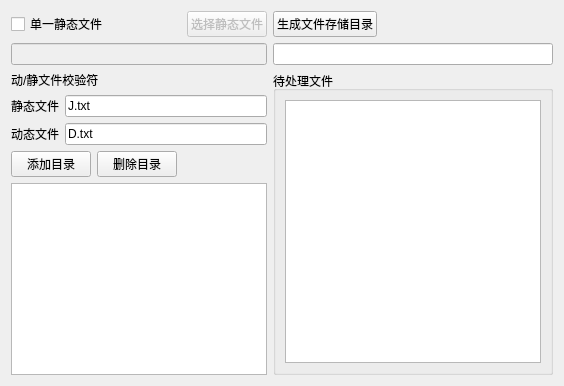
     <widget class="QWidget" name="tabBatchFile">
      <attribute name="title">
       <string>多文件</string>
      </attribute>
      <layout class="QHBoxLayout" name="horizontalLayout_15">
       <item>
        <layout class="QVBoxLayout" name="verticalLayout_6">
         <item>
          <layout class="QHBoxLayout" name="horizontalLayout_10">
           <item>
            <widget class="QCheckBox" name="chbBatchStaticFile">
             <property name="text">
              <string>单一静态文件</string>
             </property>
            </widget>
           </item>
           <item>
            <spacer name="horizontalSpacer_2">
             <property name="orientation">
              <enum>Qt::Horizontal</enum>
             </property>
             <property name="sizeHint" stdset="0">
              <size>
               <width>40</width>
               <height>20</height>
              </size>
             </property>
            </spacer>
           </item>
           <item>
            <widget class="QPushButton" name="pbtnBatchStaticFile">
             <property name="enabled">
              <bool>false</bool>
             </property>
             <property name="text">
              <string>选择静态文件</string>
             </property>
            </widget>
           </item>
          </layout>
         </item>
         <item>
          <widget class="QLineEdit" name="txtBatchStaticFile">
           <property name="enabled">
            <bool>false</bool>
           </property>
          </widget>
         </item>
         <item>
          <widget class="QLabel" name="label_19">
           <property name="text">
            <string>动/静文件校验符</string>
           </property>
          </widget>
         </item>
         <item>
          <layout class="QHBoxLayout" name="horizontalLayout_9">
           <item>
            <widget class="QLabel" name="label_18">
             <property name="text">
              <string>静态文件</string>
             </property>
             <property name="buddy">
              <cstring>txtBatchStaFileReg</cstring>
             </property>
            </widget>
           </item>
           <item>
            <widget class="QLineEdit" name="txtBatchStaFileReg">
             <property name="text">
              <string>J.txt</string>
             </property>
            </widget>
           </item>
          </layout>
         </item>
         <item>
          <layout class="QHBoxLayout" name="horizontalLayout_16">
           <item>
            <widget class="QLabel" name="label_28">
             <property name="text">
              <string>动态文件</string>
             </property>
             <property name="buddy">
              <cstring>txtBatchDynFileReg</cstring>
             </property>
            </widget>
           </item>
           <item>
            <widget class="QLineEdit" name="txtBatchDynFileReg">
             <property name="text">
              <string>D.txt</string>
             </property>
            </widget>
           </item>
          </layout>
         </item>
         <item>
          <layout class="QHBoxLayout" name="horizontalLayout_11">
           <item>
            <widget class="QPushButton" name="pbtnBatchAddDir">
             <property name="text">
              <string>添加目录</string>
             </property>
            </widget>
           </item>
           <item>
            <widget class="QPushButton" name="pbtnBatchDelDir">
             <property name="text">
              <string>删除目录</string>
             </property>
            </widget>
           </item>
           <item>
            <spacer name="horizontalSpacer_7">
             <property name="orientation">
              <enum>Qt::Horizontal</enum>
             </property>
             <property name="sizeHint" stdset="0">
              <size>
               <width>40</width>
               <height>20</height>
              </size>
             </property>
            </spacer>
           </item>
          </layout>
         </item>
         <item>
          <widget class="QListWidget" name="listWidgetBatchDirs"/>
         </item>
        </layout>
       </item>
       <item>
        <layout class="QVBoxLayout" name="verticalLayout_8">
         <item>
          <layout class="QHBoxLayout" name="horizontalLayout_13">
           <item>
            <widget class="QPushButton" name="pbtnBatchResultDir">
             <property name="text">
              <string>生成文件存储目录</string>
             </property>
            </widget>
           </item>
           <item>
            <spacer name="horizontalSpacer_8">
             <property name="orientation">
              <enum>Qt::Horizontal</enum>
             </property>
             <property name="sizeHint" stdset="0">
              <size>
               <width>40</width>
               <height>20</height>
              </size>
             </property>
            </spacer>
           </item>
          </layout>
         </item>
         <item>
          <widget class="QLineEdit" name="txtBatchResultDir"/>
         </item>
         <item>
          <widget class="QGroupBox" name="groupBox_10">
           <property name="title">
            <string>待处理文件</string>
           </property>
           <layout class="QHBoxLayout" name="horizontalLayout_12">
            <item>
             <widget class="QListWidget" name="listWidgetBatchFiles"/>
            </item>
           </layout>
          </widget>
         </item>
        </layout>
       </item>
      </layout>
     </widget>
